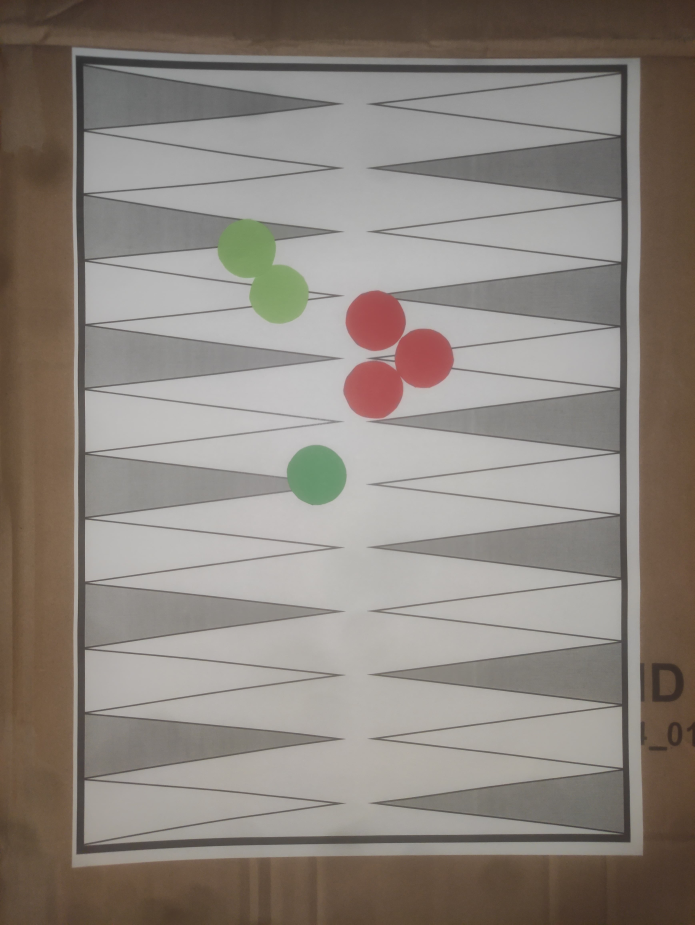
#> input picture img/jpeg/im1.jpeg, 3472 x 4624 px (shown at 1/5 size)
$ python detector.py
#> lines starting #> are read from the running program, lines starting #| are printed output that depends on the picture; after the words box and inside, x2 and y2 are one past the last pixel; in counts of white or black regions, pixels touching at a corner belong together
from __future__ import division
import cv2
import numpy as np
import matplotlib.pyplot as plt
import os

# os.chdir('C:/Users/gennady.nikitin/Dropbox/Coding/OpenCV')

# define variable for resize tratio
ratio = 1

# [13 lines left out: function draw_points_between, not called in this run]

def draw_line(img, pt1, pt2):
    for i in range(0, len(pt1)):
        cv2.line(img, pt1[i], pt2[i], (209, 63, 241), 2)

# [85 lines left out: functions draw_points, for_point_warp, not called in this run]

def resize(img, width=None, height=None, interpolation = cv2.INTER_AREA):
    global ratio
    w, h, _ = img.shape

    if width is None and height is None:
        return img
    elif width is None:
        ratio = height/h
        width = int(w*ratio)
        # print(width)
        resized = cv2.resize(img, (height, width), interpolation)
        return resized
    else:
        ratio = width/w
        height = int(h*ratio)
        # print(height)
        resized = cv2.resize(img, (height, width), interpolation)
        return resized

def detect_rectangle(img):
    #load an image
#> called with img = './img/jpeg/im1.jpeg'
    flat_object = cv2.imread(img)
#> flat_object is the input picture: shape (4624, 3472, 3); mean B, G, R 125.4, 132.5, 140.2
    # check if image is loaded
    if flat_object is None:
        print("Error loading image")
        exit(0)
    # resize the image
    if flat_object.shape == None: print('no shape')
    flat_object = resize(flat_object, height=600)
    # cv2.imshow('Original image', flat_object)
    # cv2.waitKey(0)
    #resize the image
    flat_object_resized = resize(flat_object, height=600)
    #make a copy
    flat_object_resized_copy = flat_object_resized.copy()
    #convert to HSV color scheme
    flat_object_resized_hsv = cv2.cvtColor(flat_object_resized_copy, cv2.COLOR_BGR2HSV)
#> flat_object_resized_hsv: shape (799, 600, 3); mean H, S, V 21, 35.6, 140.5
    # split HSV to three chanels
    hue, saturation, value = cv2.split(flat_object_resized_hsv)
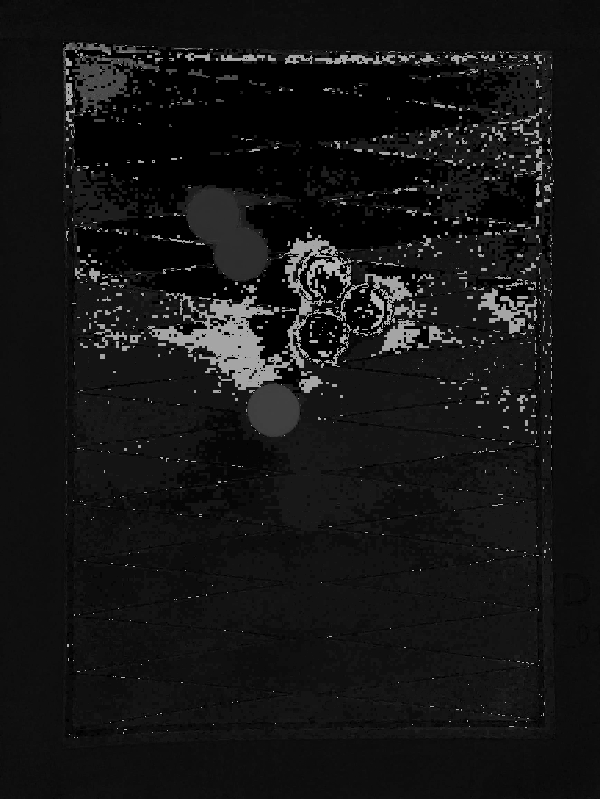
#> hue: shape (799, 600); min 0, max 179, mean 21
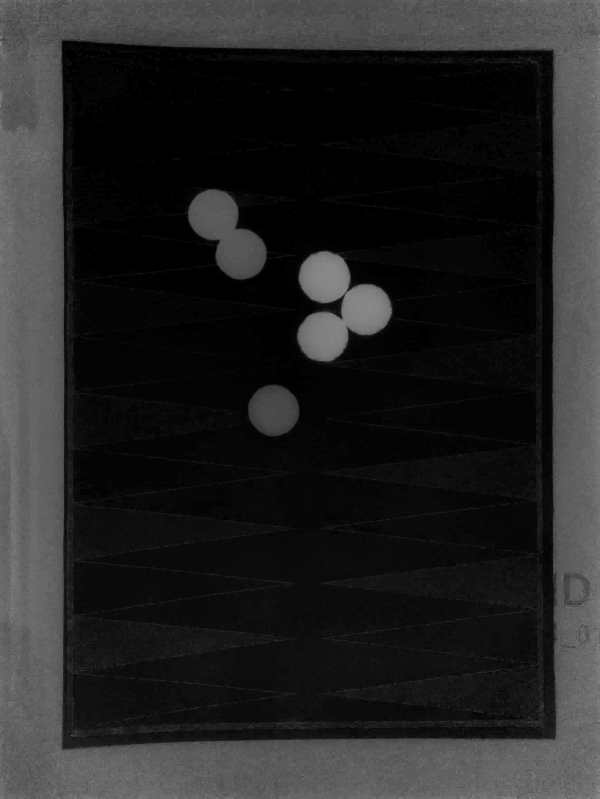
#> saturation: shape (799, 600); min 0, max 151, mean 35.6
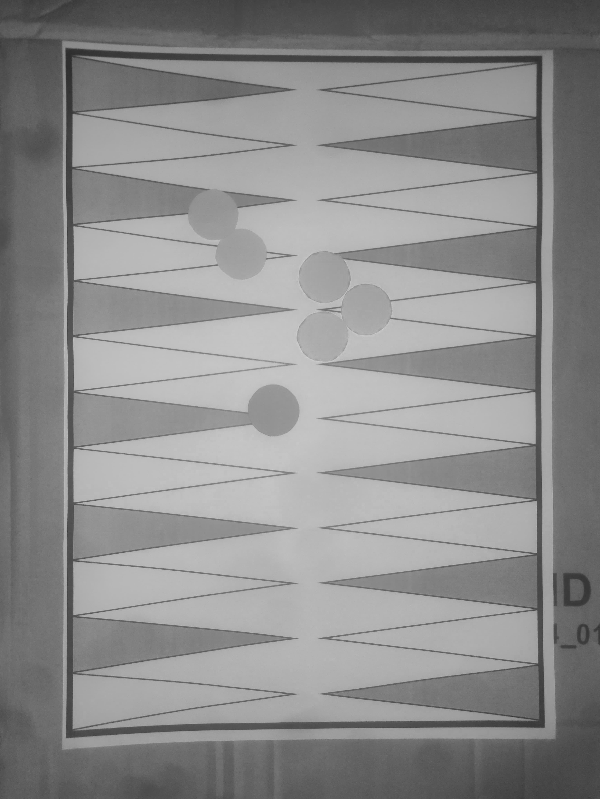
#> value: shape (799, 600); min 44, max 208, mean 140.5

    # cv2.imshow("saturation", saturation)
    # cv2.waitKey(0)

    # threshold to find the contour
    retval, thresholded = cv2.threshold(saturation, 0, 255, cv2.THRESH_BINARY_INV + cv2.THRESH_OTSU)
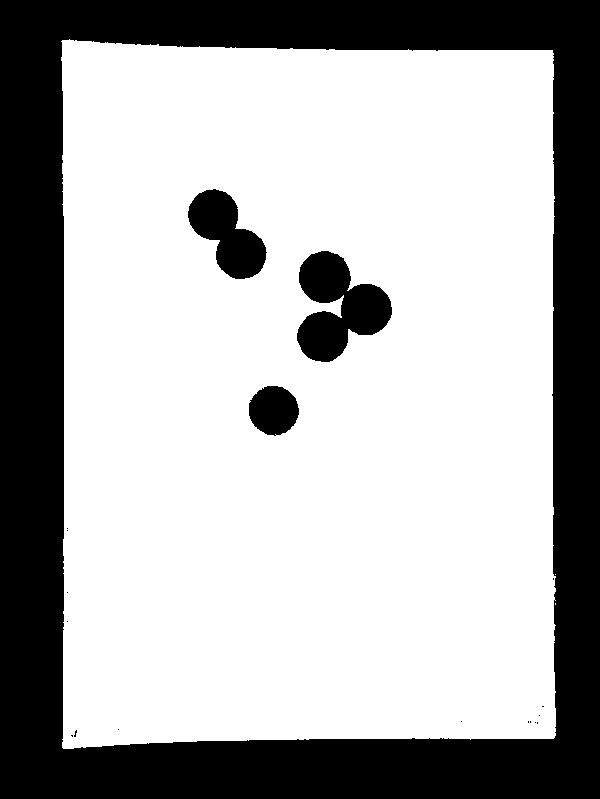
#> thresholded: shape (799, 600); 68.3% white; 19 black regions (15 under 20 px), largest, box (x1, y1, x2, y2) and area: (0, 0, 600, 799) 139655, (297, 251, 392, 362) 6192, (188, 189, 267, 279) 3937, (249, 386, 299, 436) 1918
#> retval = 51

    # cv2.imshow('Thresholded image', thresholded)
    # cv2.waitKey(0)

    # morphological operations
    thresholded_open = cv2.morphologyEx(thresholded, cv2.MORPH_OPEN, (7,7))
#> thresholded_open: shape (799, 600); 68.3% white; 18 black regions (14 under 20 px), largest, box (x1, y1, x2, y2) and area: (0, 0, 600, 799) 139670, (297, 252, 392, 363) 6193, (188, 190, 267, 280) 3939, (249, 387, 299, 437) 1920

    # cv2.imshow('Thresholded open', thresholded_open)
    # cv2.waitKey(0)

    thresholded_close = cv2.morphologyEx(thresholded_open, cv2.MORPH_CLOSE, (7,7))
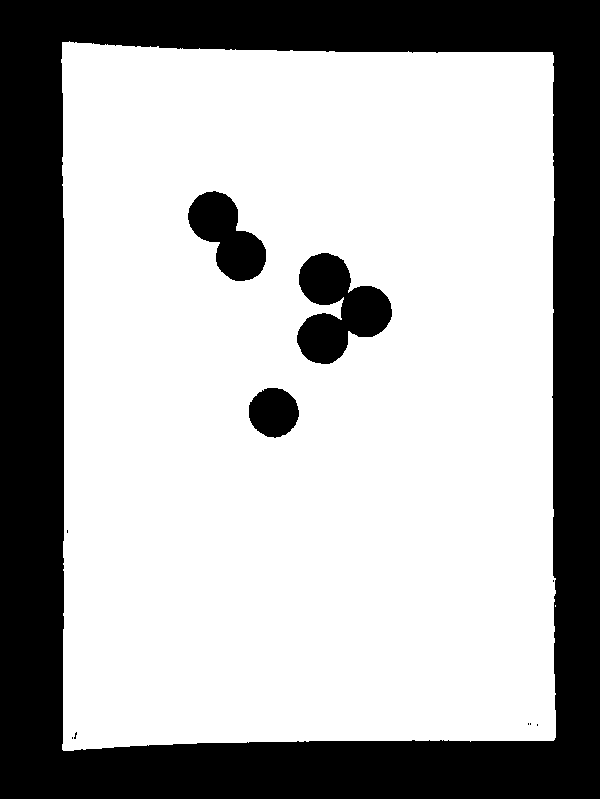
#> thresholded_close: shape (799, 600); 68.3% white; 11 black regions (7 under 20 px), largest, box (x1, y1, x2, y2) and area: (0, 0, 600, 799) 139663, (297, 253, 392, 364) 6193, (188, 191, 266, 281) 3938, (249, 388, 299, 438) 1920

    # cv2.imshow('Thresholded close', thresholded_close)
    # cv2.waitKey(0)

    # find edges
    thresholded_edge = cv2.Canny(thresholded_close, 15, 150)
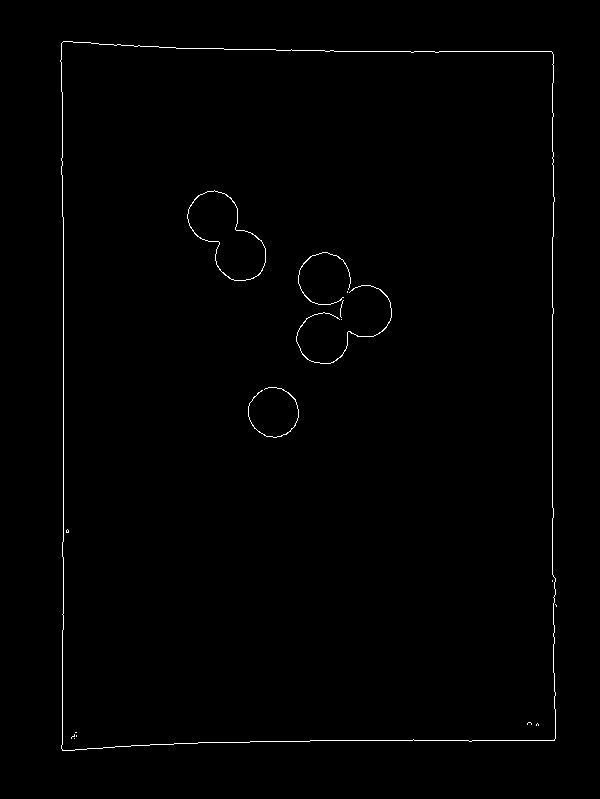
#> thresholded_edge: shape (799, 600); 0.69% white in thin lines or dots, all inside (x1, y1, x2, y2) = (60, 41, 557, 751)

    # cv2.imshow('Thresholded edge', thresholded_edge)
    # cv2.waitKey(0)

    # The cv2.findContours method is destructive (meaning it manipulates the image you pass in)
    # so if you plan on using that image again later, be sure to clone it.
    cnts = cv2.findContours(thresholded_edge.copy(), cv2.RETR_EXTERNAL, cv2.CHAIN_APPROX_SIMPLE)[-2]
#> cnts = 2 contours, 1 with area under 20; largest, box (x1, y1, x2, y2) and area: (60, 41, 556, 751) 339750
    # keep only 10 the largest ones
    cnts = sorted(cnts, key = cv2.contourArea, reverse = True)[:10]
    # the contour that we seek for
    our_cnt = None
    # loop over our 10 largest contours in the query image
    for c in cnts:
        # approximate the contour
        # These methods are used to approximate the polygonal curves of a contour.
        # In order to approximate a contour, you need to supply your level of approximation precision.
        # In this case, we use 2% of the perimeter of the contour. The precision is an important value to consider.
        # If you intend on applying this code to your own projects, you’ll likely have to play around with the precision value.
        peri = cv2.arcLength(c, True)
        approx = cv2.approxPolyDP(c, 0.02 * peri, True)
        # if our approximated contour has four points, then
        # we can assume that we have found our screen

        # print("points", len(approx))
        if len(approx) == 4:
            our_cnt = approx
            break
        else:
            print(len(approx))
#> this loop made 1 pass
#> (peri, our_cnt) on pass 1: (2415.3, [[63, 41], [62, 750], [554, 740], [552, 52]])

    # draw a contour
    if our_cnt is not None:
        cv2.drawContours(flat_object_resized_copy, [our_cnt], -1, (0,255,0), 3)
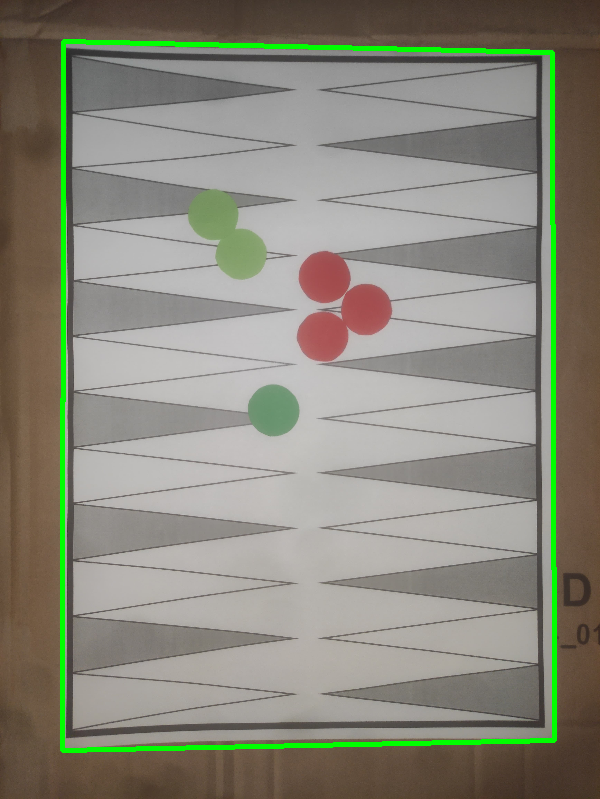
#> flat_object_resized_copy: shape (799, 600, 3); mean B, G, R 122.9, 136.1, 137.1
        return our_cnt
    # [8 lines of commented-out code are left out]
    cv2.destroyAllWindows()

print(detect_rectangle('./img/jpeg/im1.jpeg'))

$ run again, with img/jpeg/im2.jpeg copied over img/jpeg/im1.jpeg
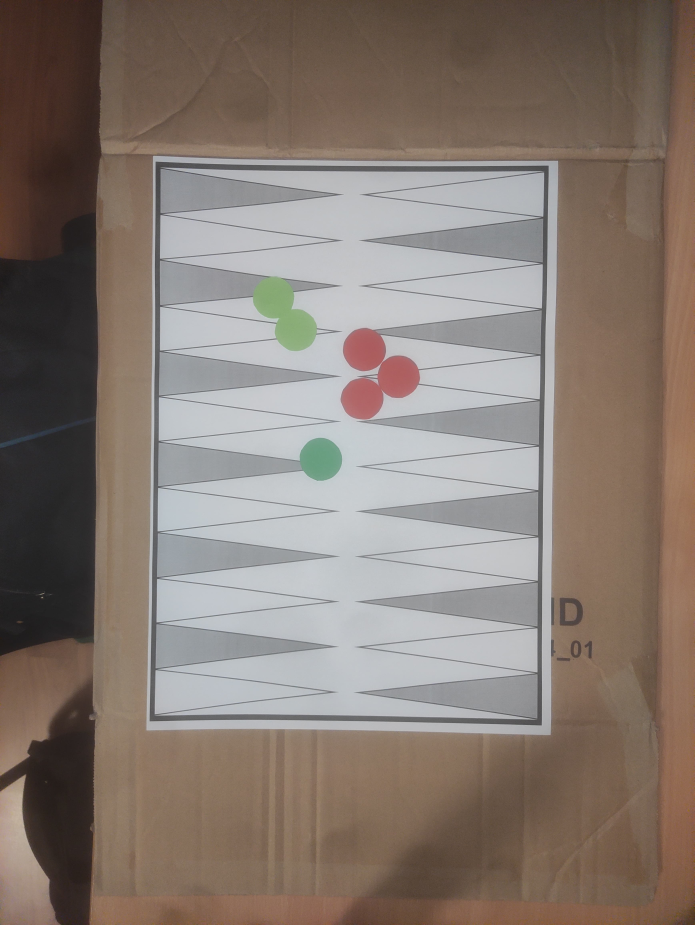
#> input picture img/jpeg/im2.jpeg, 3472 x 4624 px (shown at 1/5 size)
#> in detect_rectangle, flat_object is the input picture: shape (4624, 3472, 3); mean B, G, R 113.4, 121.7, 133.9
#> flat_object_resized_hsv: shape (799, 600, 3); mean H, S, V 50.4, 53, 136.1
#> in detect_rectangle, `retval, thresholded = cv2.threshold(saturation, 0, 255, cv2.THRESH_BIN..`:
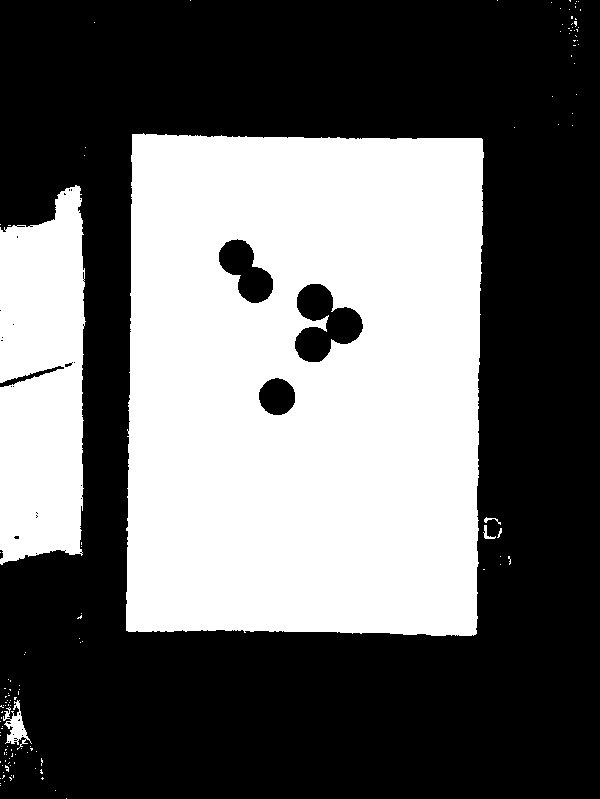
#> thresholded: shape (799, 600); 40.9% white; 125 white regions (119 under 20 px), largest, box (x1, y1, x2, y2) and area: (126, 133, 484, 636) 167454, (0, 185, 86, 565) 27899, (3, 700, 32, 750) 538, (483, 525, 496, 539) 61, (484, 517, 501, 525) 42, (497, 528, 502, 538) 22
#> retval = 46
#> thresholded_open: shape (799, 600); 40.9% white; 52 white regions (45 under 20 px), largest, box (x1, y1, x2, y2) and area: (126, 134, 484, 637) 167437, (0, 186, 85, 566) 27854, (5, 701, 31, 746) 451
#> thresholded_close: shape (799, 600); 40.9% white; 48 white regions (41 under 20 px), largest, box (x1, y1, x2, y2) and area: (126, 135, 484, 638) 167445, (0, 187, 85, 567) 27874, (5, 699, 31, 747) 471
#> thresholded_edge: shape (799, 600); 0.77% white in thin lines or dots
#> in detect_rectangle, `cnts = cv2.findContours(thresholded_edge.copy(), cv2.RETR_EXTERNAL, cv..`: cnts = 87 contours, 85 with area under 20; largest, box (x1, y1, x2, y2) and area: (125, 135, 484, 638) 173575, (0, 710, 11, 723) 36
#> in detect_rectangle, `cnts = sorted(cnts, key = cv2.contourArea, reverse = True)[:10]`: cnts = 10 contours, 8 with area under 20; largest, box (x1, y1, x2, y2) and area: (125, 135, 484, 638) 173575, (0, 710, 11, 723) 36
#> the loop in detect_rectangle, `for c in cnts:` made 1 pass
#> (peri, our_cnt) on pass 1: (1759, [[133, 135], [125, 631], [476, 636], [482, 140]])
#> in detect_rectangle, `cv2.drawContours(flat_object_resized_copy, [our_cnt], -1, (0,255,0), 3)`:
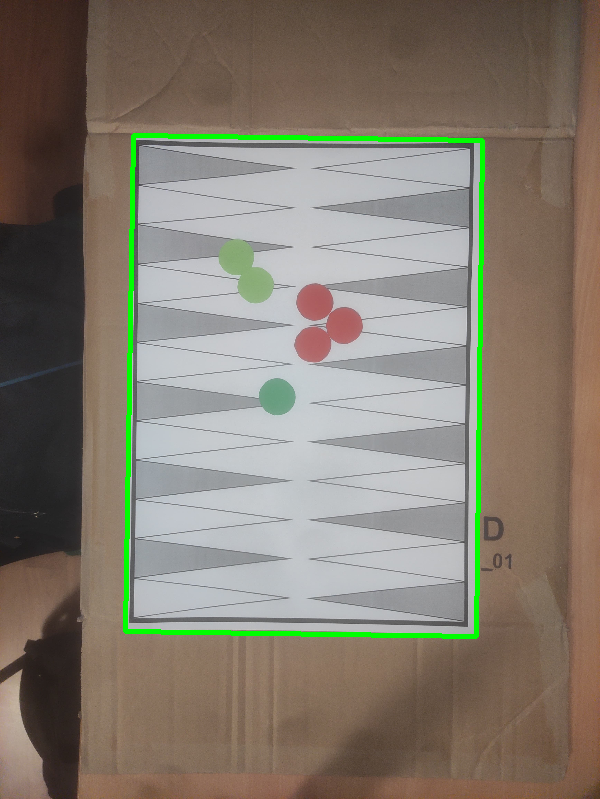
#> flat_object_resized_copy: shape (799, 600, 3); mean B, G, R 111, 123.6, 131.2

$ run again, with img/jpeg/im4.jpeg copied over img/jpeg/im1.jpeg
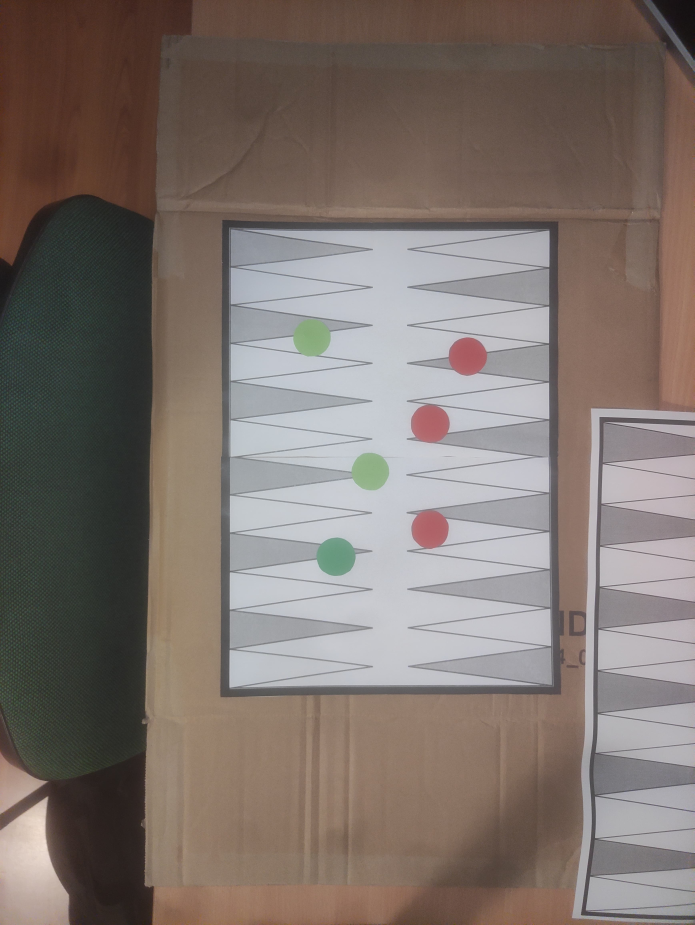
#> input picture img/jpeg/im4.jpeg, 3472 x 4624 px (shown at 1/5 size)
#> in detect_rectangle, flat_object is the input picture: shape (4624, 3472, 3); mean B, G, R 108.6, 114.7, 125.8
#> flat_object_resized_hsv: shape (799, 600, 3); mean H, S, V 55, 50.4, 128.5
#> in detect_rectangle, `retval, thresholded = cv2.threshold(saturation, 0, 255, cv2.THRESH_BIN..`:
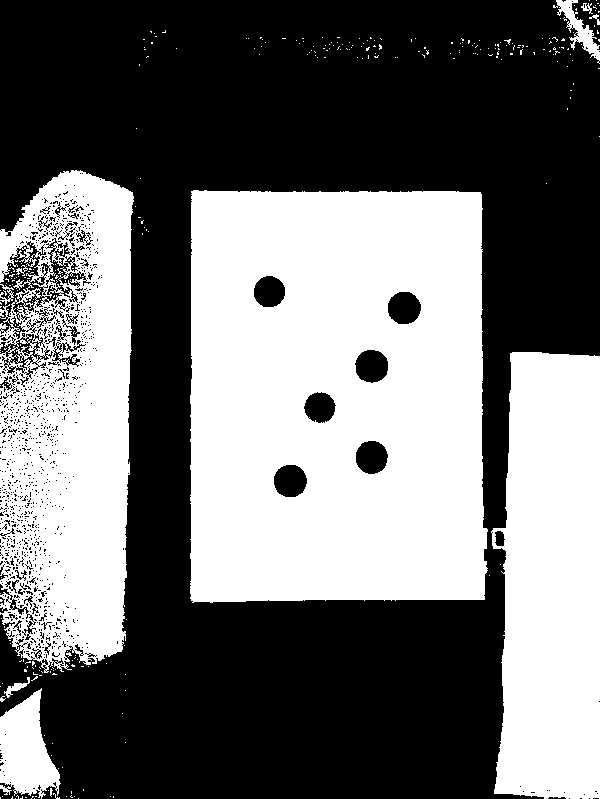
#> thresholded: shape (799, 600); 44.7% white; 303 white regions (293 under 20 px), largest, box (x1, y1, x2, y2) and area: (190, 190, 488, 603) 114591, (0, 170, 134, 673) 51158, (491, 352, 600, 799) 42335
#> retval = 47
#> thresholded_open: shape (799, 600); 44.4% white; 225 white regions (200 under 20 px), largest, box (x1, y1, x2, y2) and area: (190, 191, 488, 604) 114574, (0, 171, 134, 674) 49162, (491, 353, 600, 799) 42295
#> thresholded_close: shape (799, 600); 44.7% white; 165 white regions (145 under 20 px), largest, box (x1, y1, x2, y2) and area: (190, 192, 488, 605) 114585, (0, 172, 134, 675) 51121, (491, 354, 600, 799) 42271
#> in detect_rectangle, `thresholded_edge = cv2.Canny(thresholded_close, 15, 150)`:
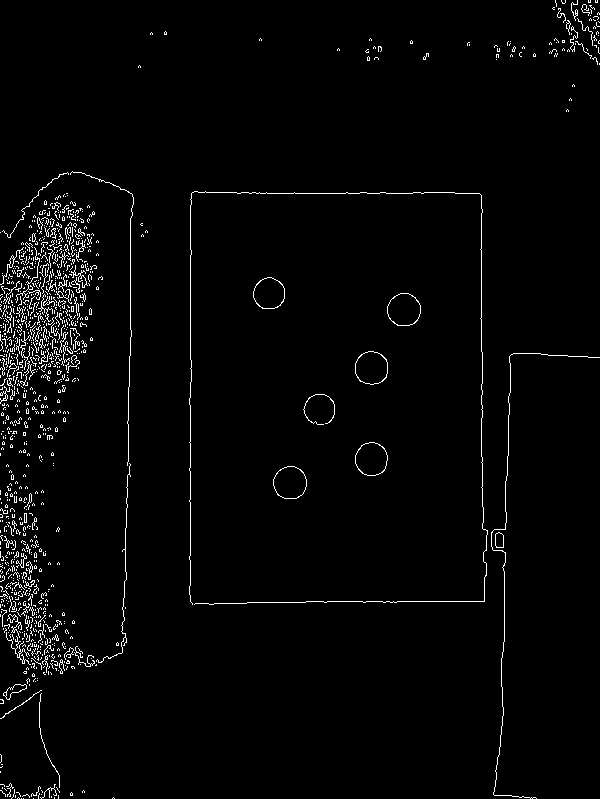
#> thresholded_edge: shape (799, 600); 2.3% white in thin lines or dots
#> in detect_rectangle, `cnts = cv2.findContours(thresholded_edge.copy(), cv2.RETR_EXTERNAL, cv..`: cnts = 1015 contours, 1003 with area under 20; largest, box (x1, y1, x2, y2) and area: (355, 351, 388, 385) 857, (387, 293, 421, 326) 849, (273, 466, 307, 499) 848, (355, 442, 388, 476) 840, (253, 277, 285, 309) 768
#> in detect_rectangle, `cnts = sorted(cnts, key = cv2.contourArea, reverse = True)[:10]`: cnts = 10 contours; largest, box (x1, y1, x2, y2) and area: (355, 351, 388, 385) 857, (387, 293, 421, 326) 849, (273, 466, 307, 499) 848, (355, 442, 388, 476) 840, (253, 277, 285, 309) 768
#> the loop in detect_rectangle, `for c in cnts:` made 10 passes
#> peri on passes 1 to 8: 110.1, 108.9, 109.5, 109.5, 104.1, 67.94, 42.49, 141.8
#> (printed output is left out)
